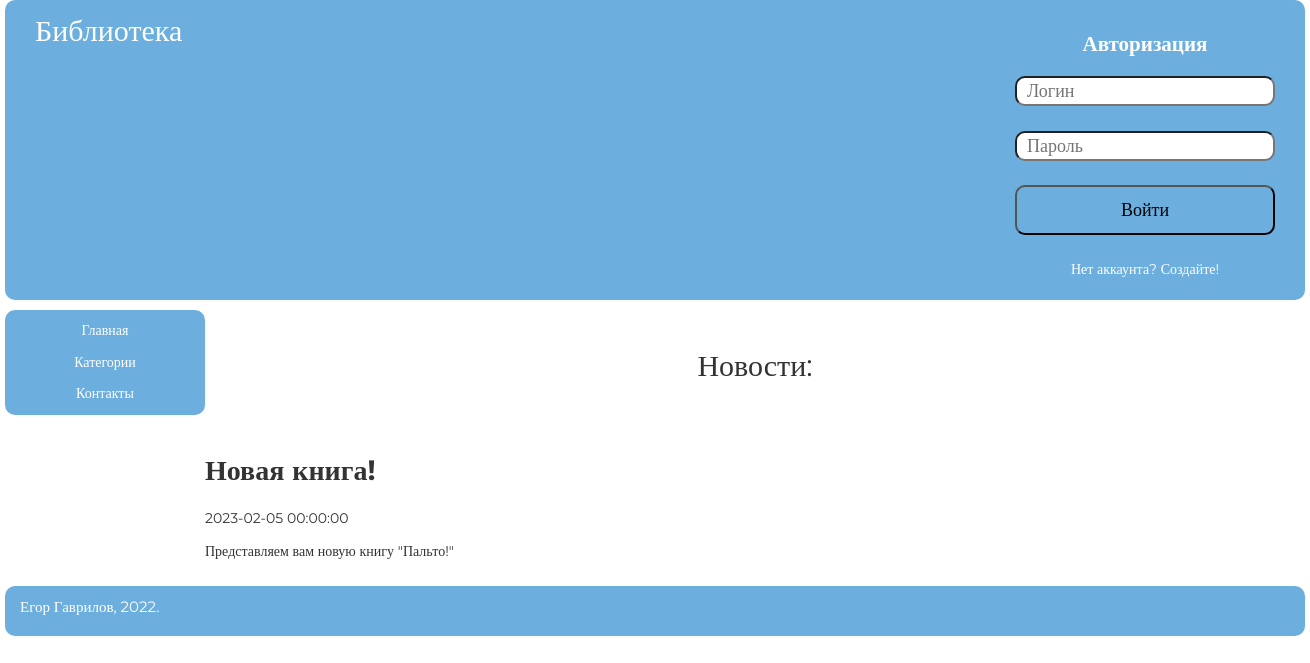
Before: / with the older database file.
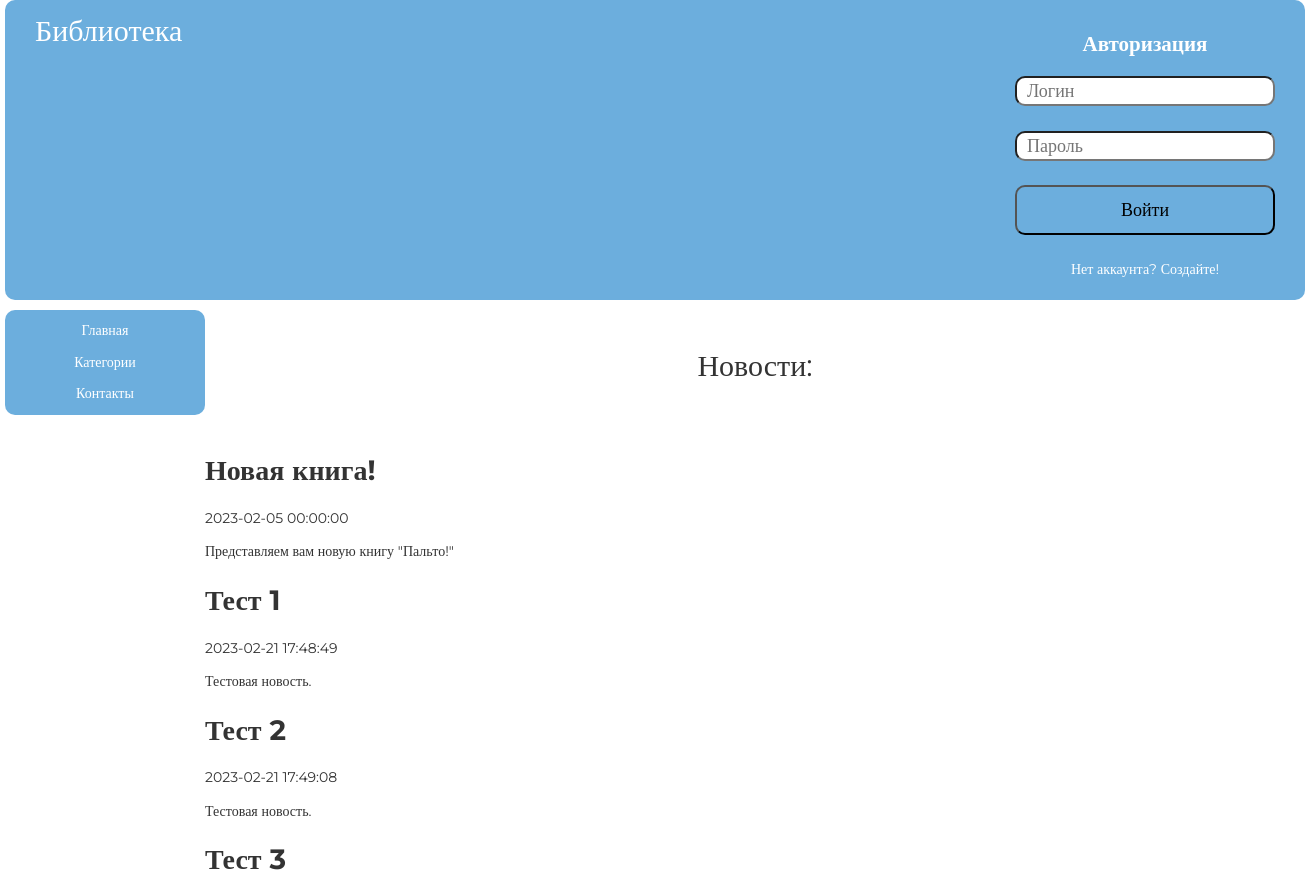
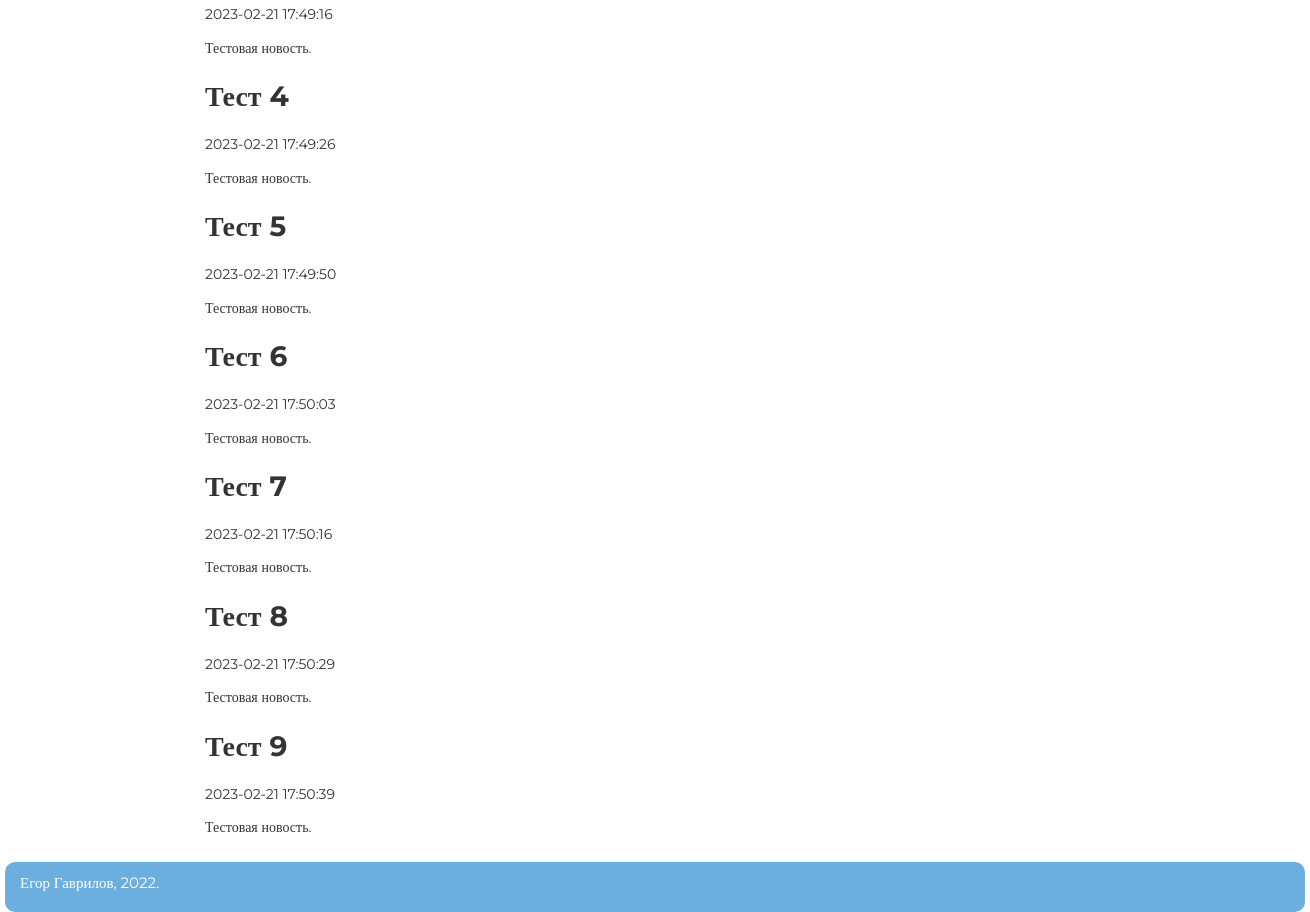
After: the same page with the newer database file (2 pictures, top to bottom).
### tables this page shows
CREATE TABLE `news` (
  `id` int(11) NOT NULL,
  `name` text NOT NULL,
  `text` text NOT NULL,
  `date` datetime NOT NULL DEFAULT current_timestamp()
);

### index.php (called while the page is built)
<?php
include "components/header.php";
include "components/contents/main.php";
include "components/sidebar.php";
include "components/footer.php";

### components/contents/main.php (the view)
<div class="container clearfix">
    <main class="content">
        <p style="text-align: center; font-size: 30px; margin: 0; padding: 1.5em 0;">Новости:</p>
        <?php
        $str_out_news = "SELECT * FROM `news`";
        $run_out_news = mysqli_query($connect, $str_out_news);
        while ($out_news = mysqli_fetch_array($run_out_news)) {
            echo "
                                <h1>$out_news[name]</h1>
                                <p>$out_news[date]</p>
                                <p>$out_news[text]</p>
                            ";
        }
        ?>
    </main>

Changed rows visible on the page:
added news: name "Тест 1", date "2023-02-21 17:48:49", text "Тестовая новость."
added news: name "Тест 2", date "2023-02-21 17:49:08", text "Тестовая новость."
added news: name "Тест 3", date "2023-02-21 17:49:16", text "Тестовая новость."
added news: name "Тест 4", date "2023-02-21 17:49:26", text "Тестовая новость."
added news: name "Тест 5", date "2023-02-21 17:49:50", text "Тестовая новость."
added news: name "Тест 6", date "2023-02-21 17:50:03", text "Тестовая новость."
added news: name "Тест 7", date "2023-02-21 17:50:16", text "Тестовая новость."
added news: name "Тест 8", date "2023-02-21 17:50:29", text "Тестовая новость."
added news: name "Тест 9", date "2023-02-21 17:50:39", text "Тестовая новость."
